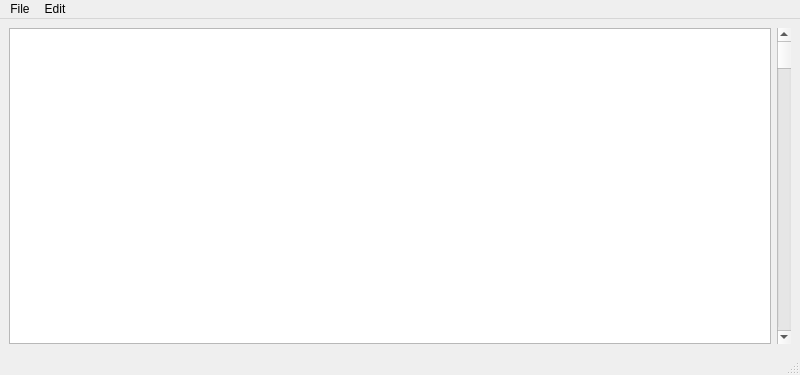
<?xml version="1.0" encoding="UTF-8"?>
<ui version="4.0">
 <class>MainWindow</class>
 <widget class="QMainWindow" name="MainWindow">
  <property name="geometry">
   <rect>
    <x>0</x>
    <y>0</y>
    <width>800</width>
    <height>375</height>
   </rect>
  </property>
  <property name="windowTitle">
   <string>MainWindow</string>
  </property>
  <widget class="QWidget" name="centralwidget">
   <layout class="QVBoxLayout" name="verticalLayout_2">
    <item>
     <layout class="QHBoxLayout" name="horizontalLayout">
      <item>
       <widget class="QPlainTextEdit" name="plainTextEdit">
        <property name="font">
         <font>
          <family>Times New Roman [Mono]</family>
          <weight>50</weight>
          <italic>false</italic>
          <bold>false</bold>
         </font>
        </property>
        <property name="lineWrapMode">
         <enum>QPlainTextEdit::NoWrap</enum>
        </property>
        <property name="readOnly">
         <bool>true</bool>
        </property>
       </widget>
      </item>
      <item>
       <widget class="QScrollBar" name="verticalScrollBar">
        <property name="maximum">
         <number>9999</number>
        </property>
        <property name="orientation">
         <enum>Qt::Vertical</enum>
        </property>
       </widget>
      </item>
     </layout>
    </item>
   </layout>
  </widget>
  <widget class="QMenuBar" name="menubar">
   <property name="geometry">
    <rect>
     <x>0</x>
     <y>0</y>
     <width>800</width>
     <height>30</height>
    </rect>
   </property>
   <widget class="QMenu" name="menuFile">
    <property name="title">
     <string>File</string>
    </property>
    <addaction name="actionOpen"/>
    <addaction name="separator"/>
    <addaction name="actionExit"/>
   </widget>
   <widget class="QMenu" name="menuEdit">
    <property name="title">
     <string>Edit</string>
    </property>
    <addaction name="actionFind"/>
   </widget>
   <addaction name="menuFile"/>
   <addaction name="menuEdit"/>
  </widget>
  <widget class="QStatusBar" name="statusbar"/>
  <action name="actionOpen">
   <property name="text">
    <string>Open</string>
   </property>
  </action>
  <action name="actionFind">
   <property name="text">
    <string>Find</string>
   </property>
  </action>
  <action name="actionExit">
   <property name="text">
    <string>Exit</string>
   </property>
  </action>
 </widget>
 <resources/>
 <connections/>
</ui>
